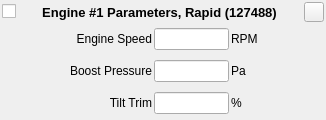
<?xml version="1.0" encoding="UTF-8"?>
<!-- Copyright (C) 2024-2026 RF StateSide LLC; SPDX-License-Identifier: AGPL-3.0-or-later -->
<ui version="4.0">
 <class>EngineRapid127488</class>
 <widget class="QWidget" name="EngineRapid127488">
  <property name="geometry">
   <rect>
    <x>0</x>
    <y>0</y>
    <width>326</width>
    <height>120</height>
   </rect>
  </property>
  <property name="minimumSize">
   <size>
    <width>300</width>
    <height>120</height>
   </size>
  </property>
  <property name="maximumSize">
   <size>
    <width>326</width>
    <height>174</height>
   </size>
  </property>
  <property name="focusPolicy">
   <enum>Qt::FocusPolicy::StrongFocus</enum>
  </property>
  <property name="windowTitle">
   <string>Form</string>
  </property>
  <layout class="QVBoxLayout" name="verticalLayout">
   <property name="spacing">
    <number>2</number>
   </property>
   <property name="leftMargin">
    <number>2</number>
   </property>
   <property name="topMargin">
    <number>2</number>
   </property>
   <property name="rightMargin">
    <number>2</number>
   </property>
   <property name="bottomMargin">
    <number>2</number>
   </property>
   <item>
    <layout class="QHBoxLayout" name="horizontalLayout">
     <item>
      <widget class="QCheckBox" name="checkBoxEnabled">
       <property name="text">
        <string/>
       </property>
       <property name="checked">
        <bool>false</bool>
       </property>
      </widget>
     </item>
     <item>
      <spacer name="horizontalSpacer">
       <property name="orientation">
        <enum>Qt::Orientation::Horizontal</enum>
       </property>
       <property name="sizeHint" stdset="0">
        <size>
         <width>40</width>
         <height>20</height>
        </size>
       </property>
      </spacer>
     </item>
     <item>
      <widget class="QLabel" name="labelTitle">
       <property name="font">
        <font>
         <pointsize>10</pointsize>
         <bold>true</bold>
        </font>
       </property>
       <property name="text">
        <string>Engine #1 Parameters, Rapid (127488)</string>
       </property>
       <property name="alignment">
        <set>Qt::AlignmentFlag::AlignCenter</set>
       </property>
      </widget>
     </item>
     <item>
      <spacer name="horizontalSpacer_2">
       <property name="orientation">
        <enum>Qt::Orientation::Horizontal</enum>
       </property>
       <property name="sizeHint" stdset="0">
        <size>
         <width>40</width>
         <height>20</height>
        </size>
       </property>
      </spacer>
     </item>
     <item>
      <widget class="QPushButton" name="pushButtonRemove">
       <property name="minimumSize">
        <size>
         <width>20</width>
         <height>20</height>
        </size>
       </property>
       <property name="maximumSize">
        <size>
         <width>20</width>
         <height>20</height>
        </size>
       </property>
       <property name="text">
        <string/>
       </property>
      </widget>
     </item>
    </layout>
   </item>
   <item>
    <layout class="QHBoxLayout" name="horizontalLayout_4">
     <item>
      <widget class="QLabel" name="labelEngineSpeed">
       <property name="minimumSize">
        <size>
         <width>150</width>
         <height>22</height>
        </size>
       </property>
       <property name="maximumSize">
        <size>
         <width>150</width>
         <height>16777215</height>
        </size>
       </property>
       <property name="text">
        <string>Engine Speed</string>
       </property>
       <property name="alignment">
        <set>Qt::AlignmentFlag::AlignRight|Qt::AlignmentFlag::AlignTrailing|Qt::AlignmentFlag::AlignVCenter</set>
       </property>
      </widget>
     </item>
     <item>
      <widget class="QLineEdit" name="lineEditEngineSpeed">
       <property name="minimumSize">
        <size>
         <width>75</width>
         <height>0</height>
        </size>
       </property>
       <property name="maximumSize">
        <size>
         <width>75</width>
         <height>16777215</height>
        </size>
       </property>
      </widget>
     </item>
     <item>
      <widget class="QLabel" name="labelUnitsEngineSpeed">
       <property name="minimumSize">
        <size>
         <width>50</width>
         <height>22</height>
        </size>
       </property>
       <property name="toolTip">
        <string>&lt;html&gt;&lt;head/&gt;&lt;body&gt;&lt;p&gt;&lt;br/&gt;&lt;/p&gt;&lt;/body&gt;&lt;/html&gt;</string>
       </property>
       <property name="text">
        <string>RPM</string>
       </property>
      </widget>
     </item>
    </layout>
   </item>
   <item>
    <layout class="QHBoxLayout" name="horizontalLayout_5">
     <item>
      <widget class="QLabel" name="labelEngineBoostPressure">
       <property name="minimumSize">
        <size>
         <width>150</width>
         <height>22</height>
        </size>
       </property>
       <property name="maximumSize">
        <size>
         <width>150</width>
         <height>16777215</height>
        </size>
       </property>
       <property name="text">
        <string>Boost Pressure</string>
       </property>
       <property name="alignment">
        <set>Qt::AlignmentFlag::AlignRight|Qt::AlignmentFlag::AlignTrailing|Qt::AlignmentFlag::AlignVCenter</set>
       </property>
      </widget>
     </item>
     <item>
      <widget class="QLineEdit" name="lineEditBoostPressure">
       <property name="minimumSize">
        <size>
         <width>75</width>
         <height>0</height>
        </size>
       </property>
       <property name="maximumSize">
        <size>
         <width>75</width>
         <height>16777215</height>
        </size>
       </property>
      </widget>
     </item>
     <item>
      <widget class="ClickableLabel" name="labelUnitsEngineBoostPressure">
       <property name="minimumSize">
        <size>
         <width>50</width>
         <height>22</height>
        </size>
       </property>
       <property name="toolTip">
        <string>&lt;html&gt;&lt;head/&gt;&lt;body&gt;&lt;p&gt;Click to change units&lt;/p&gt;&lt;/body&gt;&lt;/html&gt;</string>
       </property>
       <property name="text">
        <string>Pa</string>
       </property>
      </widget>
     </item>
    </layout>
   </item>
   <item>
    <layout class="QHBoxLayout" name="horizontalLayout_6">
     <item>
      <widget class="QLabel" name="labelEngineTiltTrim">
       <property name="minimumSize">
        <size>
         <width>150</width>
         <height>22</height>
        </size>
       </property>
       <property name="maximumSize">
        <size>
         <width>150</width>
         <height>16777215</height>
        </size>
       </property>
       <property name="text">
        <string>Tilt Trim</string>
       </property>
       <property name="alignment">
        <set>Qt::AlignmentFlag::AlignRight|Qt::AlignmentFlag::AlignTrailing|Qt::AlignmentFlag::AlignVCenter</set>
       </property>
      </widget>
     </item>
     <item>
      <widget class="QLineEdit" name="lineEditEngineTiltTrim">
       <property name="minimumSize">
        <size>
         <width>75</width>
         <height>0</height>
        </size>
       </property>
       <property name="maximumSize">
        <size>
         <width>75</width>
         <height>16777215</height>
        </size>
       </property>
       <property name="toolTip">
        <string>&lt;html&gt;&lt;head/&gt;&lt;body&gt;&lt;p&gt;&lt;span style=&quot; font-weight:700;&quot;&gt;Tilt/Trim&lt;/span&gt;&lt;/p&gt;&lt;p&gt;0% represents fully down.&lt;/p&gt;&lt;p&gt;100% represents fully up.&lt;/p&gt;&lt;/body&gt;&lt;/html&gt;</string>
       </property>
      </widget>
     </item>
     <item>
      <widget class="QLabel" name="labelUnitsEngineTiltTrim">
       <property name="minimumSize">
        <size>
         <width>50</width>
         <height>22</height>
        </size>
       </property>
       <property name="toolTip">
        <string>&lt;html&gt;&lt;head/&gt;&lt;body&gt;&lt;p&gt;&lt;br/&gt;&lt;/p&gt;&lt;/body&gt;&lt;/html&gt;</string>
       </property>
       <property name="text">
        <string>%</string>
       </property>
      </widget>
     </item>
    </layout>
   </item>
  </layout>
 </widget>
 <customwidgets>
  <customwidget>
   <class>ClickableLabel</class>
   <extends>QLabel</extends>
   <header location="global">clickablelabel.h</header>
  </customwidget>
 </customwidgets>
 <resources/>
 <connections/>
</ui>
